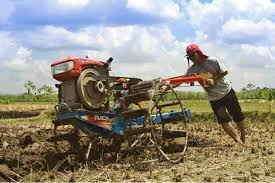
#> input picture traktor.jpg, 275 x 183 px, found by its file name
$ python python_untuk_negasi.py
#> lines starting #> are read from the running program, lines starting #| are printed output that depends on the picture
from PIL import Image
import numpy as np

def inverse(input_gambar_path, output_gambar_path):
    # Membuka gambar
#> called with input_gambar_path = 'traktor.jpg', output_gambar_path = 'output_inverse.jpg'
    img = Image.open(input_gambar_path)
#> img is the input picture: PIL image 275x183 RGB; mean R, G, B 149.3, 144.9, 134.1

    # Mengubah gambar ke array numpy
    img_np = np.array(img)

    # Melakukan invers pada nilai piksel
    img_np = 255 - img_np
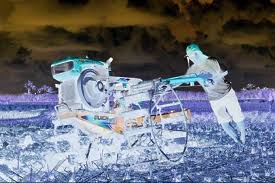
#> img_np: shape (183, 275, 3); mean R, G, B 105.7, 110.1, 120.9

    # Mengubah array kembali ke gambar
    img_out = Image.fromarray(img_np.astype(np.uint8))

    # Menyimpan gambar hasil
    img_out.save(output_gambar_path)

# Contoh penggunaan
inverse('traktor.jpg', 'output_inverse.jpg')

$ run again, with flipped_image_temp.jpg copied over traktor.jpg
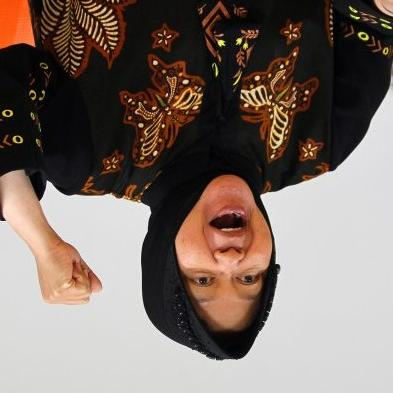
#> input picture flipped_image_temp.jpg, 393 x 393 px, found by its file name
#> in inverse, img is the input picture: PIL image 393x393 RGB; mean R, G, B 125.5, 111.7, 104.4
#> in inverse, `img_np = 255 - img_np`:
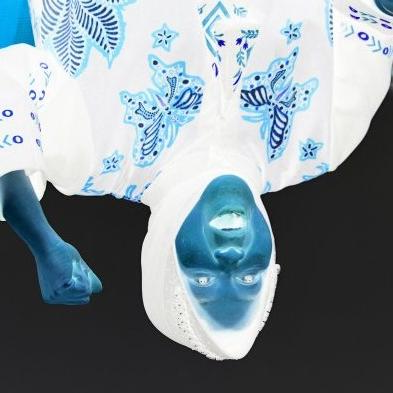
#> img_np: shape (393, 393, 3); mean R, G, B 129.5, 143.3, 150.6
